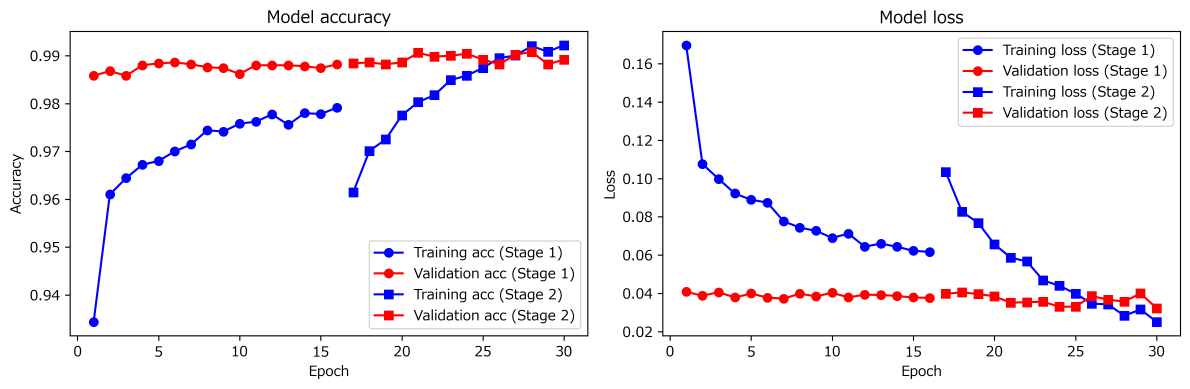
#> input picture training_history.png, 3570 x 1167 px (shown at 1/3 size); its folder holds only this picture in this run
$ python img_resize.py
#> lines starting #> are read from the running program, lines starting #| are printed output that depends on the picture
#> the answer given: .
#> in main, img is the input picture: shape (1167, 3570, 3); mean B, G, R 245.6, 241.9, 245.4
# 画像を用意したら、リサイズとパディングを行うスクリプト
# 画像のサイズ224×224にリサイズし、黒背景でパディングする
# これが終わったらmkdir_learning.pyでディープラーニング用のフォルダ構成にする

import cv2
import os
import numpy as np
import glob
import tkinter as tk
from tkinter import filedialog


def resize_and_pad(img, size=(224, 224), pad_color=(0, 0, 0)):
#> called with size = (224, 224), pad_color = (0, 0, 0)
    h, w = img.shape[:2]
#> h = 1167; w = 3570
    # img.shape[0] → 画像の「高さ (height)
    # img.shape[1] → 画像の「幅 (width)
    # img.shape[2] → 画像の「チャンネル数 (channel)

    # スケールを計算して、短辺を基準にリサイズ
    scale = min(size[0] / w, size[1] / h)
#> scale = 0.0627
    # size[0] = 224  # 出力画像の幅（width）, size[0] / w → 出力画像の幅 / 元画像の幅（横のスケール）
    # size[1] = 224  # 出力画像の高さ（height）, size[1] / h → 出力画像の高さ / 元画像の高さ（縦のスケール）
    # （例）256×512を224×224にするには横を0.5倍、縦を0.25にする。minなので0.25の（縦に合わせる）

    new_w, new_h = int(w * scale), int(h * scale)
#> new_w = 224; new_h = 73
    img_resized = cv2.resize(img, (new_w, new_h), interpolation=cv2.INTER_CUBIC)
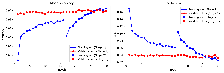
#> img_resized: shape (73, 224, 3); mean B, G, R 247.3, 243.5, 247.2

    # パディングのサイズ計算
    top = (size[1] - new_h) // 2
#> top = 75
    bottom = size[1] - new_h - top
#> bottom = 76
    left = (size[0] - new_w) // 2
#> left = 0
    right = size[0] - new_w - left
#> right = 0

    # パディングを追加（黒背景 or 白背景）
    img_padded = cv2.copyMakeBorder(
        img_resized, top, bottom, left, right, cv2.BORDER_CONSTANT, value=pad_color
    )
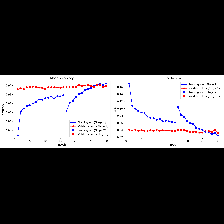
#> img_padded: shape (224, 224, 3); mean B, G, R 80.6, 79.4, 80.5

    return img_padded


def main():
    # tkinterのルートウィンドウ作成（表示はしない）
    root = tk.Tk()
    root.withdraw()

    # フォルダ選択ダイアログを表示
    print("リサイズしたい画像が含まれているフォルダを選択してください。")
    input_folder = filedialog.askdirectory(title="リサイズする画像のフォルダを選択")

    # ユーザーがキャンセルした場合や無効なパスの場合
    if not input_folder:
        print("フォルダが選択されませんでした。処理を終了します。")
        return

    # 出力フォルダの設定
    base_path = os.path.dirname(input_folder)
    folder_name = os.path.basename(input_folder)
    output_folder = os.path.join(base_path, folder_name + "_resized")

    os.makedirs(output_folder, exist_ok=True)

    # 画像ファイルの検索パターンを定義
    image_patterns = ["*.jpg", "*.jpeg", "*.png", "*.bmp"]
    image_paths = []

    # 複数の拡張子に対応
    for pattern in image_patterns:
        image_paths.extend(glob.glob(os.path.join(input_folder, pattern)))

    if not image_paths:
        print(f"選択されたフォルダ '{input_folder}' には画像が見つかりませんでした。")
        return

    print("画像数:", len(image_paths))  # 取得した画像の数を表示
    print(f"リサイズ処理を開始します。出力先: {output_folder}")

    for path in image_paths:
        img = cv2.imread(path)
        if img is None:
            print(f"警告: '{path}' を読み込めませんでした。スキップします。")
            continue

        img_padded = resize_and_pad(img, size=(224, 224), pad_color=(0, 0, 0))  # 黒背景
        filename = os.path.basename(path)
        output_path = os.path.join(output_folder, filename)
        cv2.imwrite(output_path, img_padded)

    print("リサイズとパディング処理が完了しました！")
    print(f"出力フォルダ: {output_folder}")


if __name__ == "__main__":
    main()
